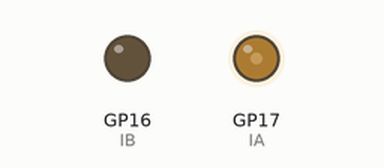
The program below on a simulated Raspberry Pi Pico running MicroPython. Parts: output pins drawn as LEDs (lit = HIGH). What the program prints to the serial console is not drawn.

Above: at 0.05 s.
At 3.05 s:
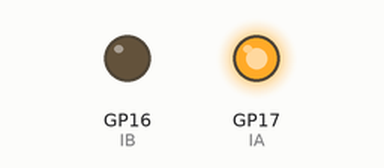
At 5.55 s:
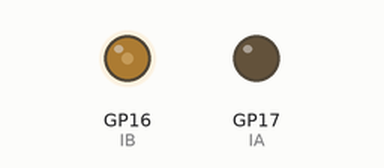
At 11.0 s:
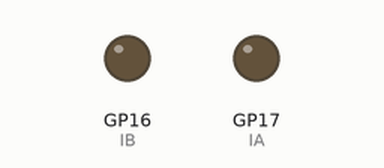
Timing chart, 0 to 14.3 s (numbered marks = the images above):
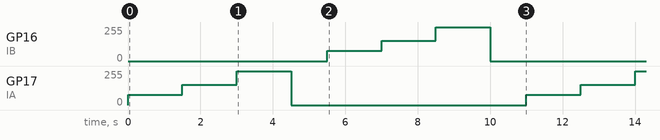

Measured:
- by itself, GP16 (IB), GP17 (IA): repeats every 11.0 s: 153/255 1.5 s, 255/255 1.5 s, 0/255 6.5 s, 76/255 1.5 s

The program:

08_PWM_Motor.py
```python
# ================================================================
#  파일명    : 08_PWM_Motor.py
#  설명      : PWM 으로 DC 모터 속도 · 방향 제어 예제
#              · 정회전  30% → 60% → 100% 로 3단 가속
#              · 정지 후 방향 전환
#              · 역회전  30% → 60% → 100% 로 3단 가속
#              · 정지 후 반복
#             L9110 은 IA·IB 두 핀으로 방향을 결정하고
#             한쪽 핀의 PWM duty 로 속도를 조절
#  대상 부품 : 모터 1 (CN1)
#              · IA · GP17 · PWM
#              · IB · GP16 · PWM
#  준비      : CN1 커넥터에 DC 모터 1개를 연결
#  보드      : YeonTahn Board V1
#  회사      : TouchLabs (https://touchlabs.kr)
#  작성자    : yangjipsa
#  작성일    : 2026-08-28
# ================================================================

from machine import Pin, PWM
from time import sleep, sleep_ms

# ---------- PWM 설정 ----------
IA = PWM(Pin(17))          # 모터1 IA
IB = PWM(Pin(16))          # 모터1 IB
IA.freq(1000)              # 1kHz · 500~5000Hz 권장 범위 안
IB.freq(1000)

# 듀티 표 · 백분율 → 16-bit 값
def duty(percent):
    return int(65535 * percent / 100)

# 정회전 · IA 에 duty · IB = 0
def forward(percent):
    IB.duty_u16(0)
    IA.duty_u16(duty(percent))
    print(f"정회전 · {percent:3d}%")

# 역회전 · IA = 0 · IB 에 duty
def reverse(percent):
    IA.duty_u16(0)
    IB.duty_u16(duty(percent))
    print(f"역회전 · {percent:3d}%")

# 정지 · 둘 다 0
def stop():
    IA.duty_u16(0)
    IB.duty_u16(0)
    print("정지")

# ---------- 시작 상태 · 모든 동작 없음 ----------
stop()

SPEEDS = (30, 60, 100)     # 3단 속도

try:
    while True:
        # ---------- 정회전 3단 ----------
        for p in SPEEDS:
            forward(p)
            sleep(1.5)

        stop()
        sleep(1)            # 방향 전환 전 잠깐 정지 (급역전 방지)

        # ---------- 역회전 3단 ----------
        for p in SPEEDS:
            reverse(p)
            sleep(1.5)

        stop()
        sleep(1)

except KeyboardInterrupt:
    pass

finally:
    # ---------- 종료 상태 · 모든 동작 없음 ----------
    IA.duty_u16(0)
    IB.duty_u16(0)
    IA.deinit()
    IB.deinit()
```
